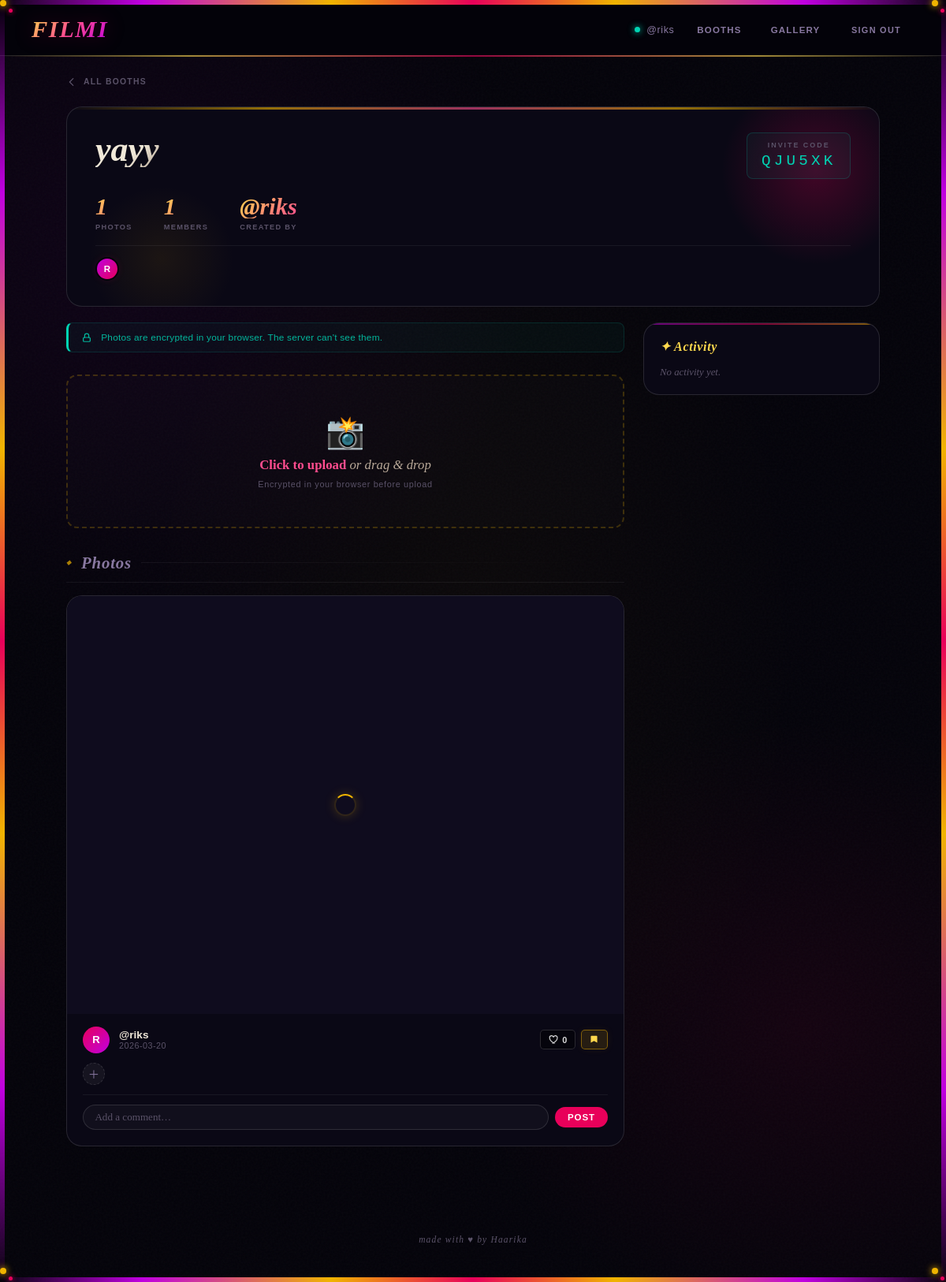
The page /booths/2 (signed in) on the database its author committed.
### tables this page shows
CREATE TABLE user (
            id            INTEGER PRIMARY KEY AUTOINCREMENT,
            username      TEXT UNIQUE NOT NULL,
            password_hash TEXT NOT NULL,
            created_at    TEXT DEFAULT (datetime('now'))
        );

CREATE TABLE booth (
            id          INTEGER PRIMARY KEY AUTOINCREMENT,
            name        TEXT NOT NULL,
            code        TEXT UNIQUE NOT NULL,
            creator_id  INTEGER NOT NULL REFERENCES user(id),
            cover_photo_id INTEGER,
            created_at  TEXT DEFAULT (datetime('now'))
        );

CREATE TABLE photo (
            id           INTEGER PRIMARY KEY AUTOINCREMENT,
            booth_id     INTEGER NOT NULL REFERENCES booth(id) ON DELETE CASCADE,
            uploader_id  INTEGER NOT NULL REFERENCES user(id),
            filename     TEXT NOT NULL,
            iv           TEXT NOT NULL,
            caption      TEXT,
            uploaded_at  TEXT DEFAULT (datetime('now'))
        );

### app.py (the view)
@app.route('/booths/<int:booth_id>')
@login_required
@member_required
def booth_detail(booth_id):
    db = get_db()
    user_id = session['user_id']
    booth = db.execute("""
        SELECT b.*, u.username AS creator FROM booth b
        JOIN user u ON b.creator_id=u.id WHERE b.id=?
    """, (booth_id,)).fetchone()
    photos_rows = db.execute("""
        SELECT p.id, p.filename, p.iv, p.uploaded_at, p.caption, u.username AS uploader,
               (SELECT COUNT(*) FROM likes WHERE photo_id=p.id) AS like_count,
               EXISTS(SELECT 1 FROM likes WHERE photo_id=p.id AND user_id=?) AS liked,
               EXISTS(SELECT 1 FROM saved_photo WHERE photo_id=p.id AND user_id=?) AS saved
        FROM photo p JOIN user u ON p.uploader_id=u.id
        WHERE p.booth_id=? ORDER BY p.uploaded_at DESC
    """, (user_id, user_id, booth_id)).fetchall()
    photos = []
    for p in photos_rows:
        comments = db.execute("""
            SELECT c.id, c.text, c.created_at, u.username, c.user_id
            FROM comment c JOIN user u ON c.user_id=u.id
            WHERE c.photo_id=? ORDER BY c.created_at ASC
        """, (p['id'],)).fetchall()
        reaction_rows = db.execute("""
            SELECT emoji, COUNT(*) as count
            FROM reaction WHERE photo_id=? GROUP BY emoji
        """, (p['id'],)).fetchall()
        my_reaction = db.execute(
            "SELECT emoji FROM reaction WHERE photo_id=? AND user_id=?", (p['id'], user_id)
        ).fetchone()
        photos.append({
            'photo': p,
            'comments': comments,
            'reactions': reaction_rows,
            'my_reaction': my_reaction['emoji'] if my_reaction else None,
        })
    members = db.execute("""
        SELECT u.username FROM booth_member bm
        JOIN user u ON bm.user_id=u.id WHERE bm.booth_id=?
        ORDER BY bm.joined_at ASC
    """, (booth_id,)).fetchall()
    activity = db.execute("""
        SELECT a.kind, a.detail, a.created_at, u.username
        FROM activity a JOIN user u ON a.user_id=u.id
        WHERE a.booth_id=? ORDER BY a.created_at DESC LIMIT 20
    """, (booth_id,)).fetchall()
    member_count = len(members)
    is_creator = booth['creator_id'] == user_id
    return render_template('booth_detail.html',
                           booth=booth, photos=photos,
                           member_count=member_count,
                           members=members,
                           activity=activity,
                           booth_code=booth['code'],
                           current_user_id=user_id,
                           is_creator=is_creator)

### app.py (called while the page is built)
def get_db():
    if 'db' not in g:
        g.db = sqlite3.connect(app.config['DATABASE'])
        g.db.row_factory = sqlite3.Row
        g.db.execute("PRAGMA foreign_keys=ON")
        g.db.execute("PRAGMA journal_mode=WAL")
    return g.db

def login_required(f):
    @wraps(f)
    def decorated(*args, **kwargs):
        if 'user_id' not in session:
            flash('Sign in to continue.', 'error')
            return redirect(url_for('landing'))
        return f(*args, **kwargs)
    return decorated

def member_required(f):
    @wraps(f)
    def decorated(*args, **kwargs):
        db = get_db()
        booth_id = kwargs.get('booth_id')
        if not db.execute("SELECT 1 FROM booth_member WHERE booth_id=? AND user_id=?",
                          (booth_id, session['user_id'])).fetchone():
            flash('You are not a member of this booth.', 'error')
            return redirect(url_for('booths'))
        return f(*args, **kwargs)
    return decorated

def current_user():
    if 'user_id' not in session: return None
    db = get_db()
    return db.execute("SELECT id, username FROM user WHERE id=?", (session['user_id'],)).fetchone()

### templates/booth_detail.html (shortened to what this page needs)
{% extends "base.html" %}
{% block content %}
<div class="page">
  <a href="{{ url_for('booths') }}" class="back-link">
    <svg width="14" height="14" viewBox="0 0 16 16" fill="none"><path d="M10 3L5 8l5 5" stroke="currentColor" stroke-width="1.5" stroke-linecap="round" stroke-linejoin="round"/></svg>
    All Booths
  </a>
  <div class="booth-hero">
    <div class="hero-orb-pink"></div>
    <div class="hero-orb-gold"></div>
    <div class="booth-hero-top">
      <h1 class="booth-hero-name">{{ booth.name }}</h1>
      <div class="booth-code-block">
        <span class="booth-code-label">Invite Code</span>
        <span class="booth-code-value">{{ booth.code }}</span>
      </div>
    </div>
    <div class="booth-hero-stats">
      <div class="stat"><strong>{{ photos | length }}</strong><span>Photos</span></div>
      <div class="stat"><strong>{{ member_count }}</strong><span>Members</span></div>
      <div class="stat"><strong>@{{ booth.creator }}</strong><span>Created by</span></div>
    </div>
    <div class="members-row">
      {% for m in members %}
        <div class="member-avatar" title="@{{ m.username }}">{{ m.username[0].upper() }}</div>
      {% endfor %}
    </div>
  </div>
  <div class="booth-columns">
    <div class="booth-main">
      <div class="e2e-banner">
        <svg width="14" height="14" viewBox="0 0 16 16" fill="none"><rect x="3" y="8" width="10" height="6" rx="1.5" stroke="currentColor" stroke-width="1.4"/><path d="M5 8V5.5a3 3 0 0 1 6 0V8" stroke="currentColor" stroke-width="1.4" stroke-linecap="round"/></svg>
        Photos are encrypted in your browser. The server can't see them.
      </div>
      <form id="upload-form" method="POST" action="{{ url_for('upload_photo', booth_id=booth.id) }}"
            enctype="multipart/form-data" class="upload-form" data-booth-code="{{ booth.code }}">
        <label class="upload-zone" id="upload-zone">
          <div class="upload-icon">📸</div>
          <p><span>Click to upload</span> or drag &amp; drop</p>
          <small>Encrypted in your browser before upload</small>
        </label>
      </form>
      {% if photos %}
        <div class="section-label">Photos</div>
        <div class="photos-feed">
          {% for item in photos %}
          {% set p = item.photo %}
          {% set comments = item.comments %}
          {% set reactions = item.reactions %}
          {% set my_reaction = item.my_reaction %}
          <div class="photo-post" id="photo-{{ p.id }}">
            <div class="photo-post-img-wrap">
              <div class="photo-post-loading"><div class="post-spin"></div></div>
              {% if is_creator %}
              <form method="POST" action="{{ url_for('set_cover', booth_id=booth.id, photo_id=p.id) }}" class="set-cover-form">
              </form>
              {% endif %}
            </div>
            <div class="photo-post-body">
              <div class="photo-post-header">
                <div class="photo-post-avatar">{{ p.uploader[0].upper() }}</div>
                <div>
                  <div class="photo-post-user">@{{ p.uploader }}</div>
                  <div class="photo-post-time">{{ p.uploaded_at[:10] }}</div>
                </div>
                <div class="photo-post-actions">
                  <form method="POST" action="{{ url_for('like_photo', photo_id=p.id) }}">
                    <button type="submit" class="action-btn {% if p.liked %}liked{% endif %}">
                      {% if p.liked %}<svg width="13" height="13" viewBox="0 0 16 16"><path d="M8 13.5S1.5 9.5 1.5 5.5a3 3 0 0 1 6-1 3 3 0 0 1 6 1c0 4-6.5 8-6.5 8z" fill="currentColor"/></svg>{% else %}<svg width="13" height="13" viewBox="0 0 16 16" fill="none"><path d="M8 13.5S1.5 9.5 1.5 5.5a3 3 0 0 1 6-1 3 3 0 0 1 6 1c0 4-6.5 8-6.5 8z" stroke="currentColor" stroke-width="1.4"/></svg>{% endif %}
                      {{ p.like_count }}
                    </button>
                  </form>
                  <form method="POST" action="{{ url_for('save_photo', photo_id=p.id) }}">
                    <button type="submit" class="action-btn {% if p.saved %}saved{% endif %}">
                      {% if p.saved %}<svg width="13" height="13" viewBox="0 0 16 16"><path d="M4 2h8a1 1 0 0 1 1 1v10l-5-3-5 3V3a1 1 0 0 1 1-1z" fill="currentColor"/></svg>{% else %}<svg width="13" height="13" viewBox="0 0 16 16" fill="none"><path d="M4 2h8a1 1 0 0 1 1 1v10l-5-3-5 3V3a1 1 0 0 1 1-1z" stroke="currentColor" stroke-width="1.4"/></svg>{% endif %}
                    </button>
                  </form>
                </div>
              </div>
              <div class="reactions-row">
                <div class="reaction-picker-wrap">
                  <button type="button" class="reaction-add-btn" onclick="this.nextElementSibling.classList.toggle('open')">＋</button>
                </div>
              </div>
              <form method="POST" action="{{ url_for('add_comment', photo_id=p.id) }}" class="comment-form">
                <input class="comment-input" type="text" name="text" placeholder="Add a comment…" maxlength="300" required />
                <button type="submit" class="comment-submit">Post</button>
              </form>
            </div>
          </div>
          {% endfor %}
        </div>
      {% else %}
        <div class="empty-state">
          <div class="empty-icon">🎞️</div>
          <p>No photos yet.<br><em>Upload the first one!</em></p>
        </div>
      {% endif %}
    </div>
    <div class="booth-sidebar">
      <div class="sidebar-card">
        <div class="sidebar-title">✦ Activity</div>
        {% if activity %}
        <div class="activity-list">
          {% for a in activity %}
          <div class="activity-item">
            <div class="activity-avatar">{{ a.username[0].upper() }}</div>
            <div class="activity-body">
              <span class="activity-detail">{{ a.detail }}</span>
              <span class="activity-time">{{ a.created_at[5:16].replace('T', ' at ') }}</span>
            </div>
          </div>
          {% endfor %}
        </div>
        {% else %}
          <p class="sidebar-empty">No activity yet.</p>
        {% endif %}
      </div>
    </div>
  </div>
</div>
<div class="made-by">made with ♥ by Haarika</div>
{% endblock %}

### templates/base.html (shortened to what this page needs)
<!DOCTYPE html>
<html lang="en">
<head>
  <link rel="stylesheet" href="{{ url_for('static', filename='css/style.css') }}" />
</head>
<body>
  <div class="frame-top"></div>
  <div class="frame-bottom"></div>
  <div class="frame-left"></div>
  <div class="frame-right"></div>
  <div class="frame-corner corner-bl"></div>
  <div class="frame-corner corner-br"></div>
  <nav class="nav">
    <a href="{{ url_for('landing') }}" class="nav-logo">FILMI</a>
    <div class="nav-right">
      {% if current_user() %}
        <span class="nav-user">@{{ current_user().username }}</span>
        <a href="{{ url_for('booths') }}" class="nav-link {% if request.endpoint == 'booths' %}active{% endif %}">Booths</a>
        <a href="{{ url_for('gallery') }}" class="nav-link {% if request.endpoint == 'gallery' %}active{% endif %}">Gallery</a>
        <form method="POST" action="{{ url_for('logout') }}" style="display:inline">
          <button class="btn btn-ghost btn-sm" type="submit">Sign out</button>
        </form>
      {% else %}
        <a href="{{ url_for('login') }}"    class="btn btn-secondary btn-sm">Sign in</a>
        <a href="{{ url_for('register') }}" class="btn btn-primary btn-sm">Join</a>
      {% endif %}
    </div>
  </nav>
  <main>
    {% block content %}{% endblock %}
  </main>
</body>
</html>

### rows shown on the page
user: username "riks", creator "riks", username "R", username "R", uploader "riks"
booth: name "yayy", code "QJU5XK"
photo: uploaded_at "2026-03-20"

### other values the page prints
{{ photos | length }} "1"
{{ member_count }} "1"
{{ p.like_count }} "0"
